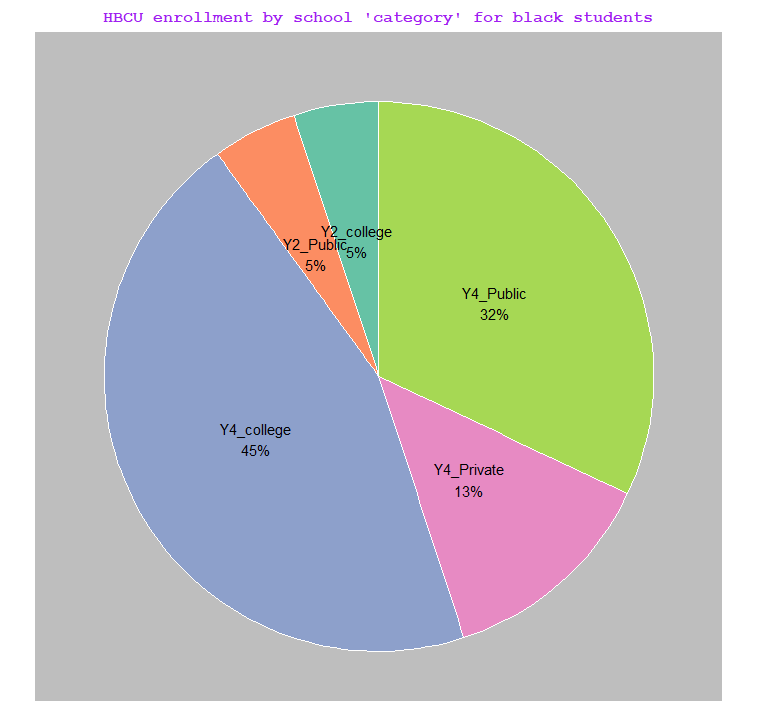

This figure's R source:

library(tidytuesdayR)
library(tidyverse)
library(ggplot2)
library(ggpubr)

tt <- tt_load(2021, week = 6)
df <- tt$hbcu_all



tidy_df <- df %>% 
           select(- `Total enrollment`,-`Total - Public`, -`Total - Private`) %>%
           rename(Y4_college =  `4-year`,
                  Y2_college = `2-year`,
                 Y4_Public = `4-year - Public`,
                 Y2_Public = `2-year - Public`,
                Y4_Private =  `4-year - Private`,
                Y2_Private = `2-year - Private`) %>% 
           
          pivot_longer(cols = 2:3, names_to = "Gender", values_to = "gender_n") %>% 
          pivot_longer(cols = 2:7, names_to = "school enrolled", values_to = "schoolenrolled_n" ) %>% 

          mutate(decade = Year - Year %% 10) %>% 
          mutate(decade = as.factor(decade)) %>% 
          mutate(sch_enrolled = as.factor(`school enrolled`)) 
          

##
stats2 <- tidy_df %>% 
          group_by(sch_enrolled) %>%  
           
          summarise(average_enrollment = round(mean(schoolenrolled_n),0)) %>% 
          mutate(perc = round((average_enrollment/563134)*100),0) %>% 
          mutate(perc1 = paste0(perc,"%")) %>% 
          filter(sch_enrolled!= "Y2_Private") %>% #remove Y2_private since % is zero
          mutate(label = str_c(sch_enrolled,perc1, sep = "\n"))

pie <- ggpie(data = stats2, x = "perc", 
             label = "label", color = "white",lab.pos = "in",
             fill = "sch_enrolled",
             lab.font ="black",
             border.width = 2,
             label.size = 2)+
  scale_fill_brewer(palette = "Set2") + 
  theme(
    plot.title = element_text(face = "bold",family = "mono",size = 12, hjust = 0.5, colour = "purple"),
    panel.background = element_rect(fill = "gray"),     
    legend.position = "none")+
  labs(title = "HBCU enrollment by school 'category' for black students")
  
  
pie
